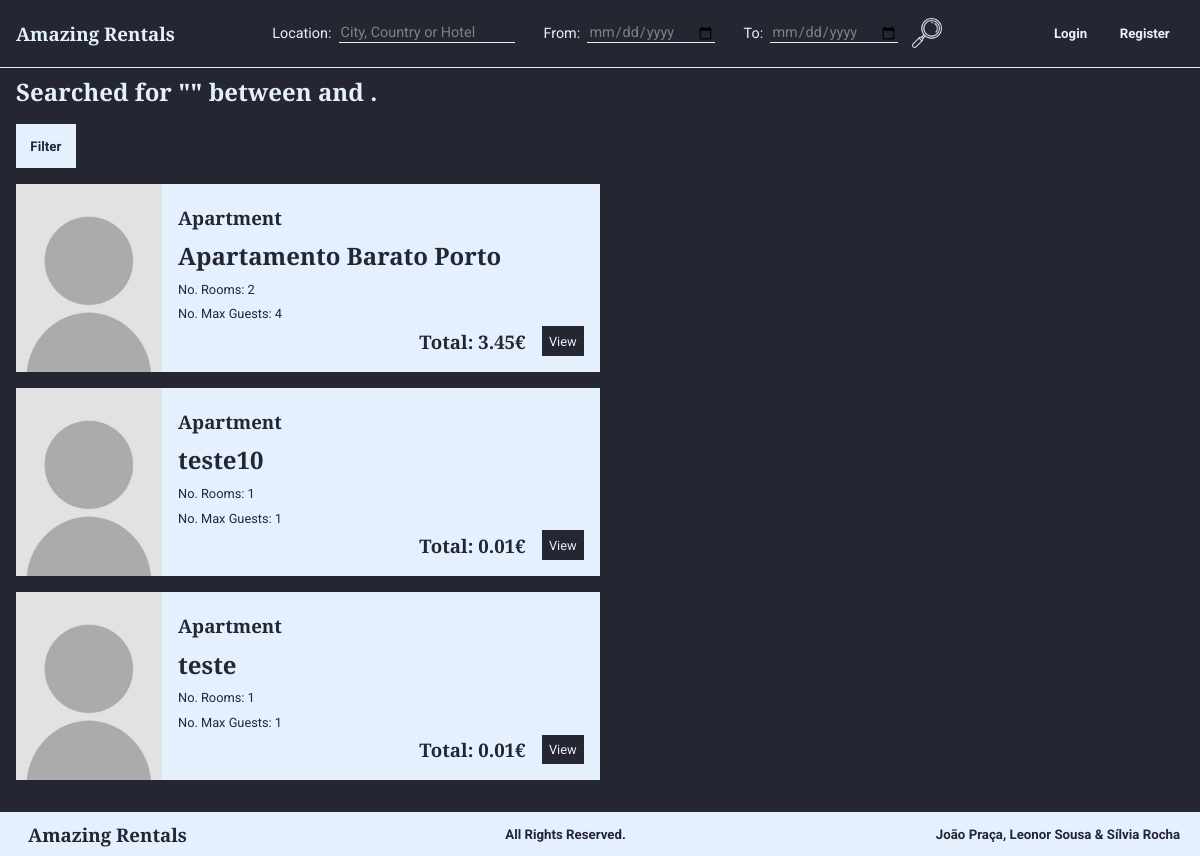
The app's page /listSearch.php, older data.
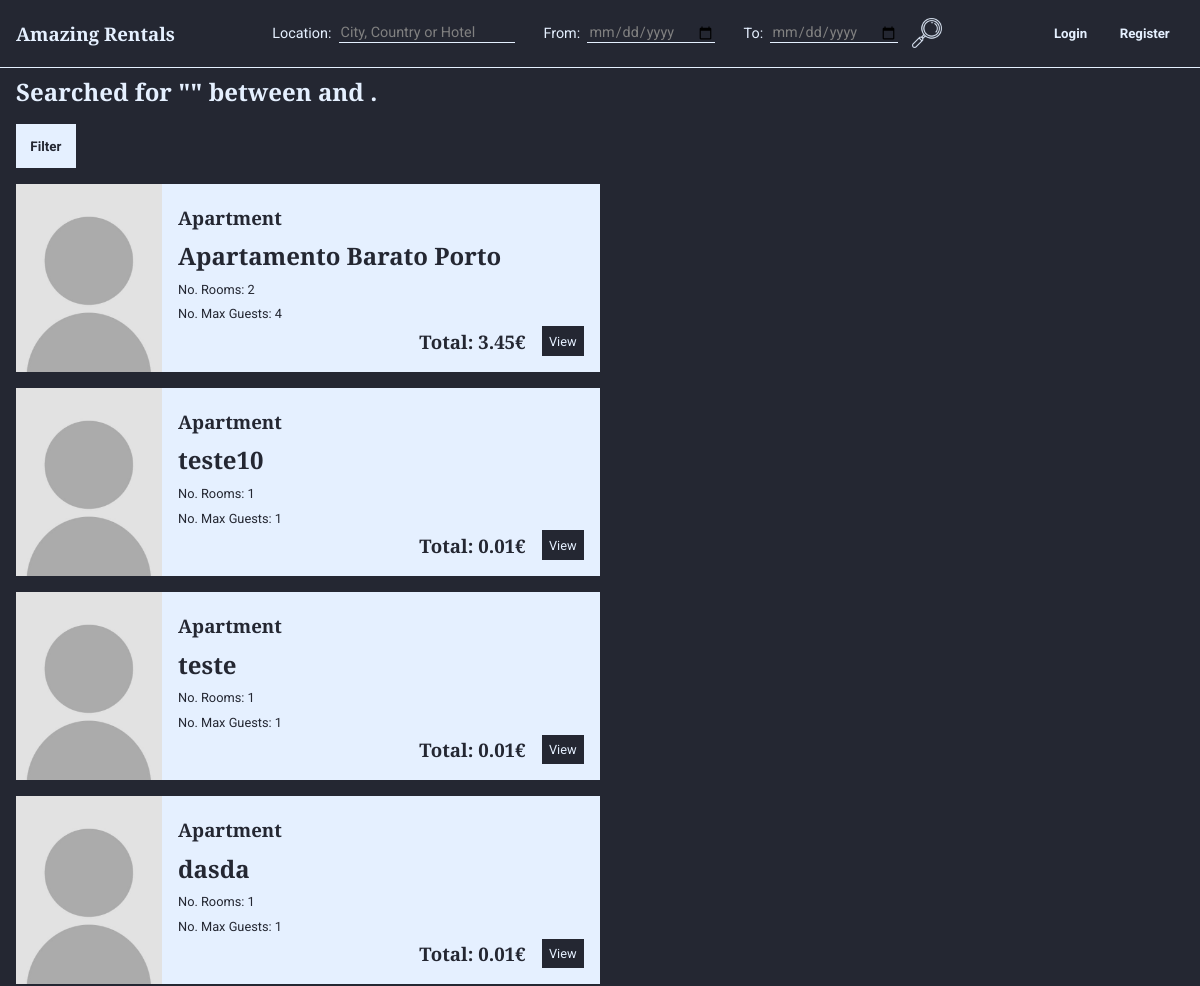
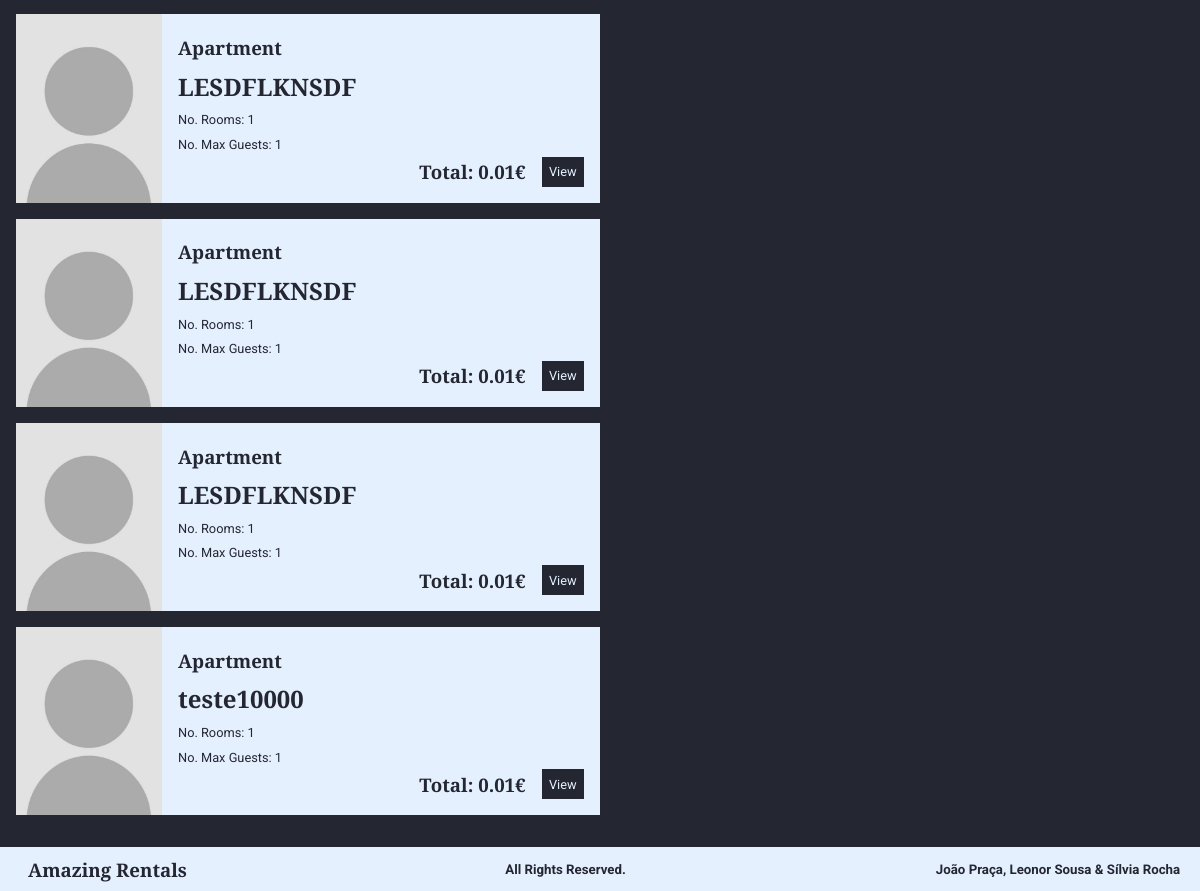
The same page, newer data (2 pictures, top to bottom).
### tables this page shows
CREATE TABLE Habitacao (
    idHabitacao INTEGER PRIMARY KEY,
    nome        TEXT,
    numQuartos  INTEGER CHECK (numQuartos > 0), 
    maxHospedes INTEGER CHECK (maxHospedes > 0),  
    precoNoite  REAL    CHECK (precoNoite > 0), 
    taxaLimpeza REAL CHECK (taxaLimpeza >= 0), 
    descricao   TEXT,
    latitude    REAL    CHECK(latitude>=-90 and latitude<=90),
    longitude   REAL    CHECK(longitude>=-180 and longitude<=180),
    morada      TEXT,
    idCidade    INTEGER REFERENCES Cidade(idCidade) ON DELETE RESTRICT ON UPDATE RESTRICT, 
    idUtilizador INTEGER REFERENCES Utilizador(idUtilizador) ON DELETE CASCADE ON UPDATE CASCADE,
    idTipo      INTEGER REFERENCES TipoDeHabitacao (idTipo) ON DELETE SET NULL ON UPDATE CASCADE, 
    idPolitica  INTEGER REFERENCES PoliticaDeCancelamento (idPolitica) ON DELETE RESTRICT ON UPDATE CASCADE
);

CREATE TABLE TipoDeHabitacao (
    idTipo  INTEGER PRIMARY KEY,
    nome    VARCHAR(30) UNIQUE NOT NULL
);

### database/habitations.php (called while the page is built, shortened)
<?php
function getHabitationsCity($city, $type, $minNumberGuests, $minNumberBedroom, $minPriceNight, $maxPriceNight){
    global $db;
    $stmt = $db->prepare('SELECT Habitacao.* FROM Habitacao JOIN cidade USING (idCidade)
    WHERE cidade.nome = ? AND idTipo like ? AND Habitacao.maxHospedes >= ? AND Habitacao.numQuartos >= ? AND Habitacao.precoNoite >= ? AND Habitacao.precoNoite <= ?');
    $stmt->execute(array($city, $type, $minNumberGuests, $minNumberBedroom, $minPriceNight, $maxPriceNight));
    return $stmt->fetchAll();
}
function getHabitationsCountry($country, $type, $minNumberGuests, $minNumberBedroom, $minPriceNight, $maxPriceNight){
    global $db;
    $stmt = $db->prepare('SELECT Habitacao.* FROM Habitacao JOIN cidade USING (idCidade) JOIN Pais USING (idPais) JOIN TipoDeHabitacao USING (idTipo)
    WHERE Pais.nome = ? AND idTipo like ? AND Habitacao.maxHospedes >= ? AND Habitacao.numQuartos >= ? AND Habitacao.precoNoite >= ? AND Habitacao.precoNoite <= ?');
    $stmt->execute(array($country, $type, $minNumberGuests, $minNumberBedroom, $minPriceNight, $maxPriceNight));
    return $stmt->fetchAll();
}
function getHabitationsHabitationName($name, $type, $minNumberGuests, $minNumberBedroom, $minPriceNight, $maxPriceNight){
    global $db;
    $stmt = $db->prepare('SELECT Habitacao.* FROM Habitacao JOIN TipoDeHabitacao USING (idTipo)
    WHERE Habitacao.nome like ? AND idTipo like ? AND Habitacao.maxHospedes >= ? AND Habitacao.numQuartos >= ? AND Habitacao.precoNoite >= ? AND Habitacao.precoNoite <= ?');
    $stmt->execute(array("%$name%", $type, $minNumberGuests, $minNumberBedroom, $minPriceNight, $maxPriceNight));
    return $stmt->fetchAll();
}
function getHabitations($location, $type, $minNumberGuests, $minNumberBedroom, $minPriceNight, $maxPriceNight){
    if($minPriceNight == null)
        $minPriceNight = 0;
    $habitations = array_merge(getHabitationsCity($location, $type, $minNumberGuests, $minNumberBedroom, $minPriceNight, $maxPriceNight),
    getHabitationsCountry($location, $type, $minNumberGuests, $minNumberBedroom, $minPriceNight, $maxPriceNight),
    getHabitationsHabitationName($location, $type, $minNumberGuests, $minNumberBedroom, $minPriceNight, $maxPriceNight));
    return array_unique($habitations, SORT_REGULAR);
}
function getNameType($id){
    global $db;
    $stmt = $db->prepare('SELECT nome FROM TipoDeHabitacao WHERE idTipo=?');
    $stmt->execute(array($id));
    return $stmt->fetch();
}
function getHabitationPictures($id){
    global $db;
    $stmt = $db->prepare('SELECT * FROM Imagem WHERE idHabitacao=?');
    $stmt->execute(array($id));
    return $stmt->fetchAll();
}
?>

### templates/properties/viewSearchProperty.php (the view)
<section class="propertySearch">
    <?php
        include_once("database/connection.php");
        include_once("database/habitations.php");
        $picture=getHabitationPictures($habitation['idHabitacao']);
        if ($picture != null){
            echo '<img src=' . $picture['urlImagem'] . 'alt=' . $picture['legenda'] . '>';
        }
        else{
            echo '<img src="images/ownerPicture.jpg" alt="Habitation Picture">';
        }
    ?>
    <div class="rightText">
        <h3><?=getNameType($habitation['idTipo'])['nome']?></h3>
        <h1><?=$habitation['nome']?></h1>
        <p>No. Rooms: <?=$habitation['numQuartos']?></p>
        <p>No. Max Guests: <?=$habitation['maxHospedes']?></p>
        <?php
            $total = $habitation['precoNoite']*$days+$habitation['taxaLimpeza'];
        ?>
        <div class="horizontalElements">
            <h3>Total: <?=$total?>€</h3>
            <a href="viewProperty.php?id=<?=$habitation['idHabitacao']?>&dateFrom=<?=$_GET['dateFrom']?>&dateTo=<?=$_GET['dateTo']?>" class="submit"><p>View</p></a>
        </div>
    </div>
</section>

### templates/common/header.php (shortened to what this page needs)
<!DOCTYPE html>
<html>
    <head>
        <link href="style.css" rel="stylesheet">
        <link href="layout.css" rel="stylesheet">
        <link href="responsive.css" rel="stylesheet">
    </head>
    <body>
        <div class="content">
            <nav id="menu">
            <ul>
                <li><a href="homepage.php"><h3>Amazing Rentals</h3></a></li>
                <li>
                    <?php
                        include('templates/common/search.php');
                    ?>
                </li>
                    <?php
                    if ($logedin){ ?>
                        <li>
                            <div class="dropdown">
                                <h5>My Area</h5>
                                <div class="dropdown-content">
                                    <a href="editProfile.php"><p>Edit Profile</p></a>
                                    <a href="listProperties.php"><p>My Properties</p></a>
                                    <a href="listReservations.php"><p>My Reservations</p></a>
                                    <a href="templates/forms/logout.php"><p>Logout</p></a>
                                </div>
                            </div>
                        </li>
                    <?php }
                    else{ ?>
                        <li>
                            <a href="login.php"><h5>Login</h5></a>
                            <a href="register.php"><h5>Register</h5></a>
                        </li>
                    <?php } ?>
            </ul>
        </nav>

### templates/common/search.php
<form id="search" method="get" action="listSearch.php">
    <p> Location: </p>
    <input class="search_input" type="search" name="location" placeholder="City, Country or Hotel" id="search_text_input" required>
    <p> From: </p>
    <input class="search_input" type="date" name="dateFrom" id="dateFrom" required>
    <p> To: </p>
    <input class="search_input" type="date" name="dateTo" id="dateTo" required>
    <input type="image" src="images/glass.png" alt="Submit" height="30" id="glass">
</form>

### listSearch.php (shortened to what this page needs)
<?php
    include_once('database/connection.php');
    include_once('database/habitations.php');
    $logedin=false;
    include_once('templates/common/header.php');
    echo '<h2 class="subtitle">Searched for "'.$_GET['location'].'" between '.$_GET['dateFrom'].' and '.$_GET['dateTo'].'.</h2>';
    echo '<div class="list_properties_options">';
    include_once("templates/common/filter.php");
    echo '</div>';
    if(isset($_GET['types']))
        $type = $_GET['types'];
    else
        $type = "%";
    if(isset($_GET['minNumberGuests']))
        $minNumberGuests = $_GET['minNumberGuests'];
    else
        $minNumberGuests = 1;
    if(isset($_GET['minNumberBedrooms']))
        $minNumberBedrooms = $_GET['minNumberBedrooms'];
    else
        $minNumberBedrooms = 1;
    if(isset($_GET['minPriceNight']))
        $minPriceNight = $_GET['minPriceNight'];
    else
        $minPriceNight = 0;
    if(isset($_GET['maxPriceNight']))
        $maxPriceNight = $_GET['maxPriceNight'];
    else
        $maxPriceNight = 99999;
    $properties = getHabitations($_GET['location'], $type, $minNumberGuests, $minNumberBedrooms, $minPriceNight, $maxPriceNight);
    $datetime1 = strtotime($_GET['dateFrom'] . ' 00:00:00');
    $datetime2 = strtotime($_GET['dateTo'] . ' 00:00:00');
    $secs = $datetime2 - $datetime1;
    $days = $secs / 86400;
    foreach ($properties as $habitation){
        include("templates/properties/viewSearchProperty.php");
    }
    include_once('templates/common/footer.php');
?>

### templates/common/filter.php (shortened to what this page needs)
<button id="filter_button">Filter</button>
                    <?php
                    include_once('database/connection.php');
                    include_once('database/habitations.php');
                    ?>

### templates/common/footer.php
        </div>
        <footer class="footer">
            <h3>Amazing Rentals</h3>
            <h5>All Rights Reserved.</h5>
            <h5>João Praça, Leonor Sousa & Sílvia Rocha</h5>
        </footer>
    </body>
</html>

### style.css (style rules this page uses)
:root { --myDarkBlue: #242732; --myLightBlue: #E5F0FF; --titlesFont: Arvo, Courier, sans-serif; --bodyFont: Roboto, sans-serif; }
h1, h2, h3 { font-family: var(--titlesFont); margin: 0 0.5em 0 0; }
h4, h5, h6, p, span, input, label, tr, a, #filter_button { font-family: var(--bodyFont); }
p { font-size: 0.8em; }
a { color: var(--myLightBlue) }
body { background-color: var(--myDarkBlue); color: var(--myLightBlue); }
#menu { border-bottom-width: thin; border-bottom-color: var(--myLightBlue); border-bottom-style: solid; background-color: var(--myDarkBlue); }
#menu ul { list-style-type: none; }
#menu a { color: var(--myLightBlue); text-decoration: none; }
body>footer { background: var(--myLightBlue); color: var(--myDarkBlue); }
#menu li:first-child+li+li h5, #menu li:first-child+li+li+li h5, .dropdown-content p { background: var(--myDarkBlue); border-style: solid; border-width: thin; border-color: var(--myDarkBlue); }
input, select, textarea { background: var(--myLightBlue); color: var(--myDarkBlue); border-style: none; }
#glass { background: var(--myDarkBlue); }
.search_input { border-bottom-width: thin; border-bottom-color: var(--myLightBlue); border-bottom-style: solid; background-color: transparent; color: var(--myLightBlue); }
.submit { background: var(--myDarkBlue); color: var(--myLightBlue); text-align: center; border-style: solid; border-width: thin; border-color: var(--myDarkBlue); }
.propertyShort, .reservationShort, .propertySearch { background: var(--myLightBlue); color: var(--myDarkBlue); }
.propertyShort a, .reservationShort a, .propertySearch a { text-decoration: none; }
.list_properties_options h5, .list_properties_options #filter_button { background-color: var(--myLightBlue); color: var(--myDarkBlue); border-style: solid; border-width: thin; border-color: var(--myLightBlue); font-weight: bold; }
.list_properties_options a, button { text-decoration: none; }
#search p, input { font-size: 0.9em; }
#search input::placeholder, #search #dateFrom, #search #dateTo, #search input { color: grey; }

### layout.css (style rules this page uses)
html, body { height: 100%; }
body { display: flex; flex-direction: column; margin: 0; padding: 0; }
.content { flex: 1 0 auto; margin: 3.7em 0 0 0; }
#menu { position: fixed; top: 0; width: 100%; z-index: 999; overflow: visible; }
#menu ul { text-align: center; padding: 0; margin: 0; display: flex; align-items: center; justify-content: space-between; }
#menu li:first-child, #menu li:first-child~li~li { flex-basis: 200px; text-align: right; }
#menu li:first-child~li~li a { display: inline-block; }
#menu li:first-child { text-align: left; margin-top: 1em; margin-bottom: 1em; }
#glass { vertical-align: middle; margin: 1em; }
#search_text_input, #dateFrom, #dateTo { margin-right: 0em; }
#menu li { padding: 0em 1em; }
#menu h5 { margin: 0; padding: 1em; }
.footer { flex-shrink: 0; text-align: center; margin: 1em 0 0 0; padding: 0; display: flex; align-items: center; justify-content: space-between; }
.footer h3, h5 { margin: 0.5em; padding: 0em 1em; }
#search { display: flex; align-items: center; }
#search p { margin-left: 2em; margin-right: 0.5em; }
.propertyShort, .reservationShort, .propertySearch { width: calc(50% - 1rem); display: flex; margin: 1rem; }
.propertyShort img, .reservationShort img, .propertySearch img { object-fit: cover; width: 25%; }
.rightText { display: flex; flex-direction: column; justify-content: flex-start; padding: 1rem; width: 75%; }
.rightText h1, h3, h4, p { margin: 0; padding: 0.3rem 0 0.3rem 0; }
.horizontalElements { display: flex; justify-content: flex-end; align-items: center; margin-top: auto; }
.horizontalElements a { margin-left: 1em; }
.horizontalElements h3 { padding: 0; }
.horizontalElements p { padding: 0.5em; }
.list_properties_options { display: flex; margin: 1rem; }
.list_properties_options h5, #filter_button { margin: 0 1rem 0 0; padding: 1em; }
.subtitle { margin: 1rem; }

Row changes from the older to the newer data that the page shows:
added habitacao: idTipo.nome "Apartment", nome "dasda", numQuartos "1", maxHospedes "1", precoNoite "0.01"
added habitacao: idTipo.nome "Apartment", nome "LESDFLKNSDF", numQuartos "1", maxHospedes "1", precoNoite "0.01"
added habitacao: idTipo.nome "Apartment", nome "LESDFLKNSDF", numQuartos "1", maxHospedes "1", precoNoite "0.01"
added habitacao: idTipo.nome "Apartment", nome "LESDFLKNSDF", numQuartos "1", maxHospedes "1", precoNoite "0.01"
added habitacao: idTipo.nome "Apartment", nome "teste10000", numQuartos "1", maxHospedes "1", precoNoite "0.01"
